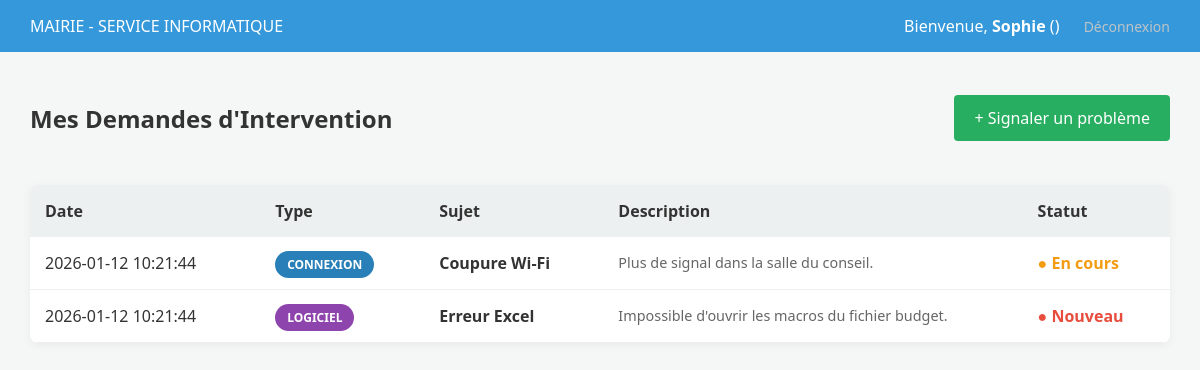
Before: /mairie/dashboard (signed in) with the older database file.
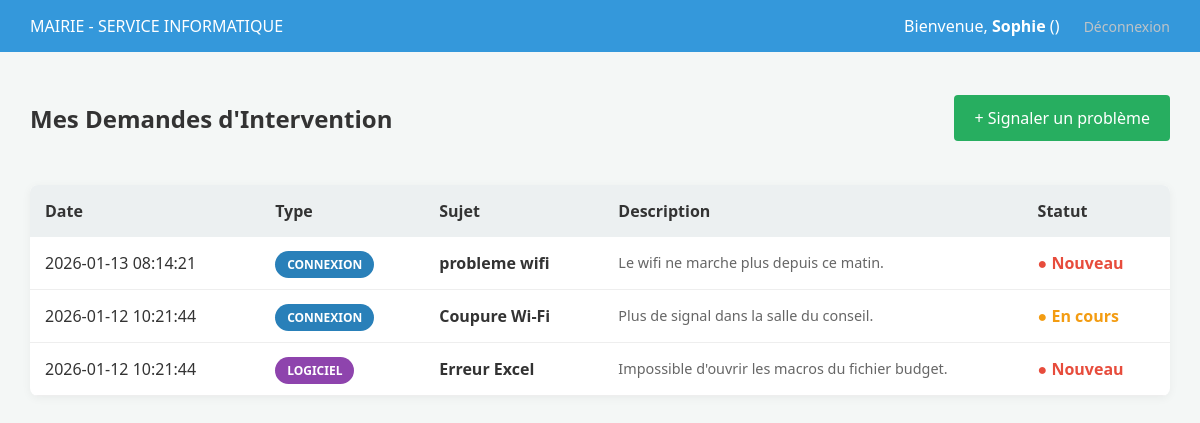
After: the same page with the newer database file.
### tables this page shows
CREATE TABLE ticket (
    id INTEGER PRIMARY KEY AUTOINCREMENT,
    titre TEXT NOT NULL,
    description TEXT,
    type_prestation TEXT NOT NULL, -- 'connexion', 'materiel', 'logiciel', 'securite'
    statut TEXT DEFAULT 'Nouveau',
    date_creation DATETIME DEFAULT CURRENT_TIMESTAMP,
    createur_id INTEGER NOT NULL,
    admin_id INTEGER, technicien_id INTEGER,
    FOREIGN KEY (createur_id) REFERENCES "usager_old"(id),
    FOREIGN KEY (admin_id) REFERENCES "usager_old"(id)
);

### app.py (the view)
@app.route('/mairie/dashboard')
@login_required
def espace_mairie():
    conn = get_db_connection()
    mes_tickets = conn.execute('SELECT *, strftime("%d/%m/%Y", date_creation) as date_formatee FROM ticket WHERE createur_id = ? ORDER BY date_creation DESC',
                               (current_user.id,)).fetchall()
    conn.close()
    return render_template('espace_mairie.html', tickets=mes_tickets)

### app.py (called while the page is built)
def get_db_connection():
    conn = sqlite3.connect('mairie.db')
    conn.row_factory = sqlite3.Row
    return conn

@login_manager.user_loader
def load_user(user_id):
    conn = get_db_connection()
    u = conn.execute('SELECT * FROM usager WHERE id = ?', (user_id,)).fetchone()
    conn.close()
    if u:
        return Usager(u['id'], u['nom'], u['prenom'], u['role'])
    return None

### templates/espace_mairie.html (shortened to what this page needs)
<!DOCTYPE html>
<html lang="fr">
<head>
    <link rel="stylesheet" href="{{ url_for('static', filename='css/style.css') }}">
</head>
<body>
    <header class="admin-header" style="background-color: #3498db;">
        <div class="logo">MAIRIE - SERVICE INFORMATIQUE</div>
        <div class="user-info">
            <span>Bienvenue, <strong>{{ current_user.prenom }}</strong> ({{ current_user.service }})</span>
            <a href="{{ url_for('logout') }}" class="btn-logout" style="margin-left: 20px;">Déconnexion</a>
        </div>
    </header>
    <div class="dashboard-container">
        <div style="display: flex; justify-content: space-between; align-items: center; margin-bottom: 30px;">
            <h2>Mes Demandes d'Intervention</h2>
            <a href="{{ url_for('nouveau_ticket') }}" class="btn-action" style="background-color: #27ae60; padding: 12px 20px; font-size: 16px;">
                + Signaler un problème
            </a>
        </div>
        <table>
            <thead>
                <tr>
                    <th>Date</th>
                    <th>Type</th>
                    <th>Sujet</th>
                    <th>Description</th>
                    <th>Statut</th>
                </tr>
            </thead>
            <tbody>
                {% for ticket in tickets %}
                <tr>
                    <td>{{ ticket['date_creation'] }}</td>
                    <td>
                        <span class="badge {{ ticket['type_prestation'] }}">
                            {{ ticket['type_prestation'] }}
                        </span>
                    </td>
                    <td><strong>{{ ticket['titre'] }}</strong></td>
                    <td style="max-width: 300px; color: #666; font-size: 0.9em;">
                        {{ ticket['description'] }}
                    </td>
                    <td>
                        <span class="status-{{ ticket['statut'].lower().replace(' ', '') }}">
                            ● {{ ticket['statut'] }}
                        </span>
                    </td>
                </tr>
                {% else %}
                <tr>
                    <td colspan="5" style="text-align: center; padding: 50px; color: #999;">
                        Vous n'avez soumis aucun ticket pour le moment.
                    </td>
                </tr>
                {% endfor %}
            </tbody>
        </table>
    </div>
</body>
</html>

Changed rows visible on the page:
added ticket: date_creation "2026-01-13 08:14:21", type_prestation "CONNEXION", titre "probleme wifi", description "Le wifi ne marche plus depuis ce matin.", statut "Nouveau"
